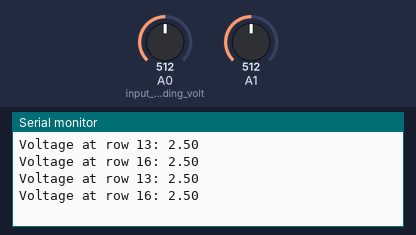
A sketch run on a simulated Arduino Uno, built with avr-gcc and run on an emulated ATmega328P. On the bench: the last lines printed to the serial monitor. Inputs (shaded band) come from the test bench; at power-on: A0 (input_is_for_reading_volt) = 512, A1 = 512.

Above: at 1.8 s.
1.9 s: A0 (input_is_for_reading_volt) set to 716
At 2.8 s:
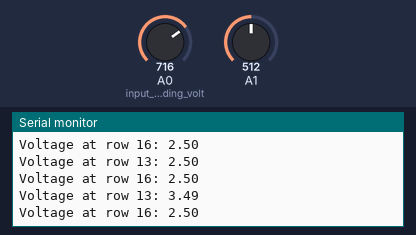
3.4 s: A1 set to 716
At 4.7 s:
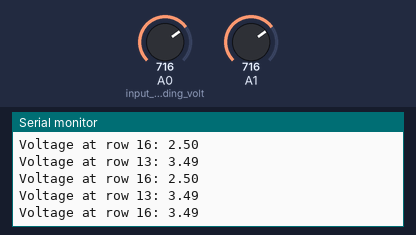
4.9 s: A0 (input_is_for_reading_volt) set to 900
At 5.7 s:
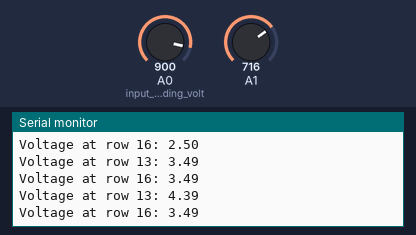
6.4 s: A1 set to 900
At 7.8 s:
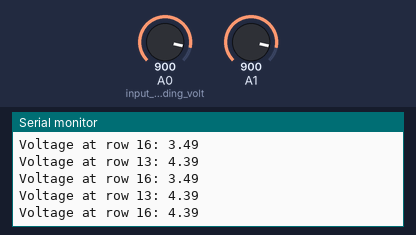
Timing chart, 0 to 8.9 s (numbered marks = the images above; inputs shaded):
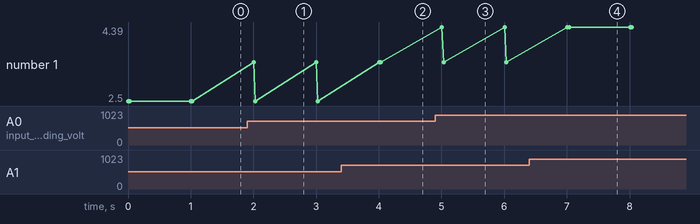

The sketch:

VoltageDivision.ino
```cpp
double voltageOne;
double voltageTwo;

void setup() {
  // put your setup code here, to run once:
  pinMode(A0,INPUT);    //input is for reading voltage at pin A0
  pinMode(A1,INPUT);
  Serial.begin(9600);
}

void loop() {
  // put your main code here, to run repeatedly:
  voltageOne = 0.00488*analogRead(A0);
  voltageTwo = 0.00488*analogRead(A1);
  Serial.print("Voltage at row 13: " );
  Serial.println( voltageOne );
  Serial.print("Voltage at row 16: " );
  Serial.println( voltageTwo );
  delay(1000);
}
```

Measured:
- after the input at 1.9 s, the serial monitor: prints a new line after 0.10 s (image 1)
- after the input at 3.4 s, the serial monitor: prints a new line after 0.63 s (image 2)
- after the input at 4.9 s, the serial monitor: prints a new line after 0.11 s (image 3)
- after the input at 6.4 s, the serial monitor: prints a new line after 0.64 s (image 4)
